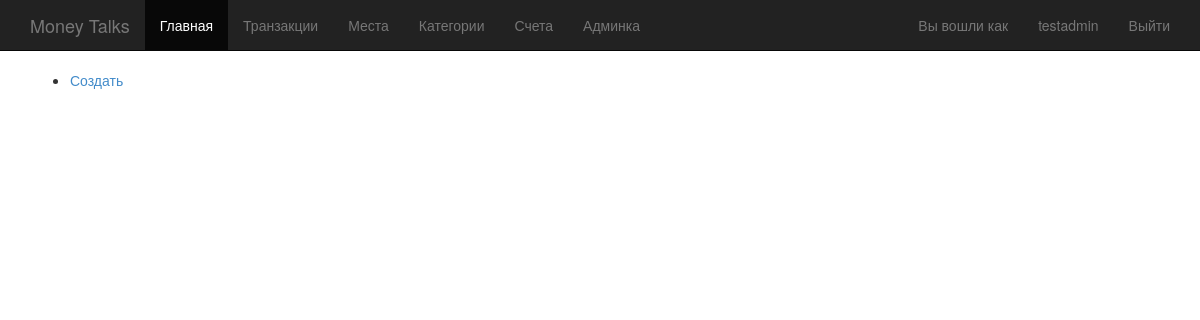
Page /places/ (signed in) on the earlier database version.
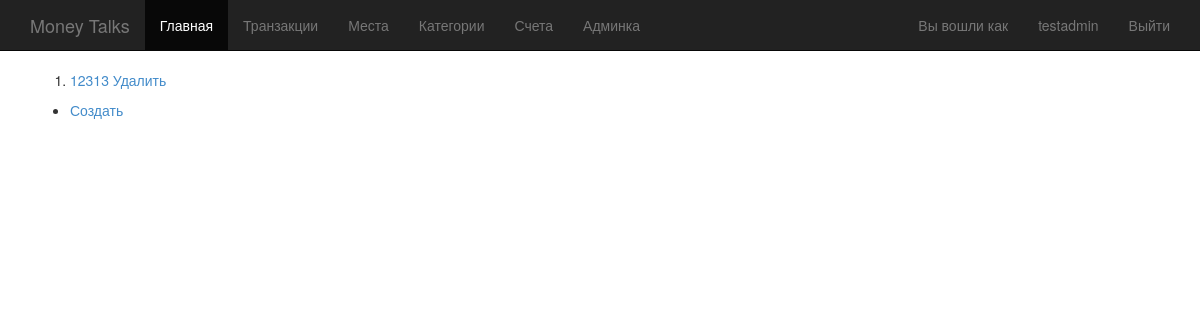
Same page on the later database version.
### places/models.py (models this page shows)
class Place(models.Model):
    name = models.CharField(max_length=80)
    user = models.ForeignKey(User, related_name='places')
    def __str__(self):
        return self.name

### places/views.py (the view)
class PlaceListView(PlaceMixin, ListView):
    pass

### places/views.py (called while the page is built)
    def get_queryset(self):
        return Place.objects.filter(user=self.request.user)

### templates/places/place_list.html (shortened to what this page needs)
{% extends 'base.html' %}
{% block content %}
    {% if object_list %}
        <ol>
            {% for place in object_list %}
                <li>
                    <a href="update/{{ place.pk }}/">{{ place }}</a> <a href="delete/{{ place.pk }}/">Удалить</a>
                </li>
            {% endfor %}
        </ol>
    {% endif %}
    <ul>
        <li><a href="create/">Создать</a></li>
    </ul>
{% endblock content %}

### templates/base.html (shortened to what this page needs)
<!DOCTYPE html>
<html>
{% load staticfiles %}
<head lang="en">
  <link rel="stylesheet" type="text/css" href="{% static "css/bootstrap.min.css" %}">
  <link rel="stylesheet" type="text/css" href="{% static "css/MainStyle.css" %}">
</head>
<body>
<div class="navbar navbar-inverse navbar-fixed-top" role="navigation">
  <div class="container">
    <div class="navbar-header">
      <a class="navbar-brand" href="/">Money Talks</a>
    </div>
    <div class="collapse navbar-collapse">
      <ul class="nav navbar-nav">
        <li class="active"><a href="/">Главная</a></li>
        {% if user.is_authenticated %}
          <li><a href="{% url 'transaction_list' %}">Транзакции</a></li>
          <li><a href="{% url 'place_list' %}">Места</a></li>
          <li><a href="{% url 'category_list' %}">Категории</a></li>
          <li><a href="{% url 'account_list' %}">Счета</a></li>
          {% if user.is_superuser %}
            <li><a href="/admin">Админка</a></li>
          {% endif %}
        {% endif %}
      </ul>
      <ul class="nav navbar-nav navbar-right">
        {% if user.is_authenticated %}
          <p class="navbar-text">Вы вошли как </p>
          <li><a href="{% url 'auth_profile' %}">{{ user.username }}</a></li>
          <li><a href="{% url 'auth_logout' %}">Выйти</a></li>
        {% else %}
          <li><a href="{% url 'registration_register' %}">Регистрация</a></li>
          <li><a href="{% url 'auth_login' %}">Вход</a></li>
        {% endif %}
      </ul>
    </div>
  </div>
</div>
<div class="container">
  <div id="content">
    {% block content %}{% endblock %}
  </div>
</div>
</body>

Differences in the rows shown:
added Place: name "12313"
